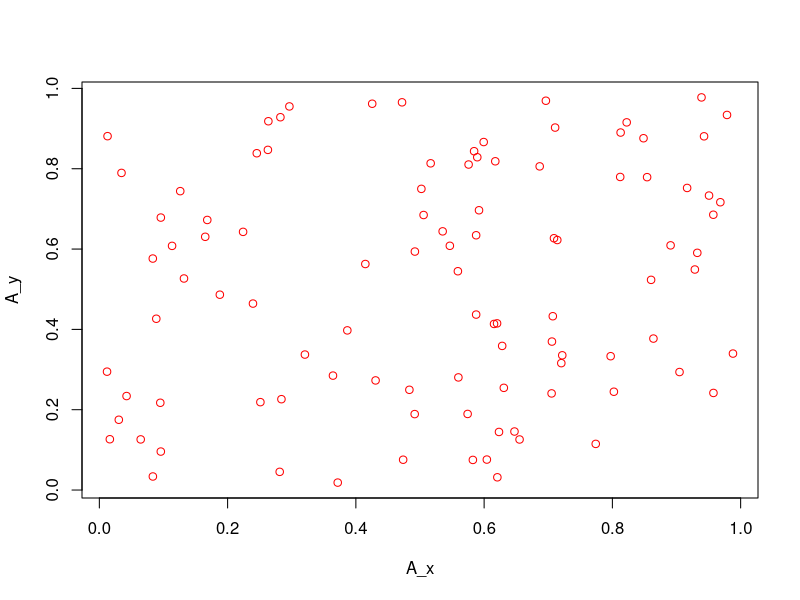
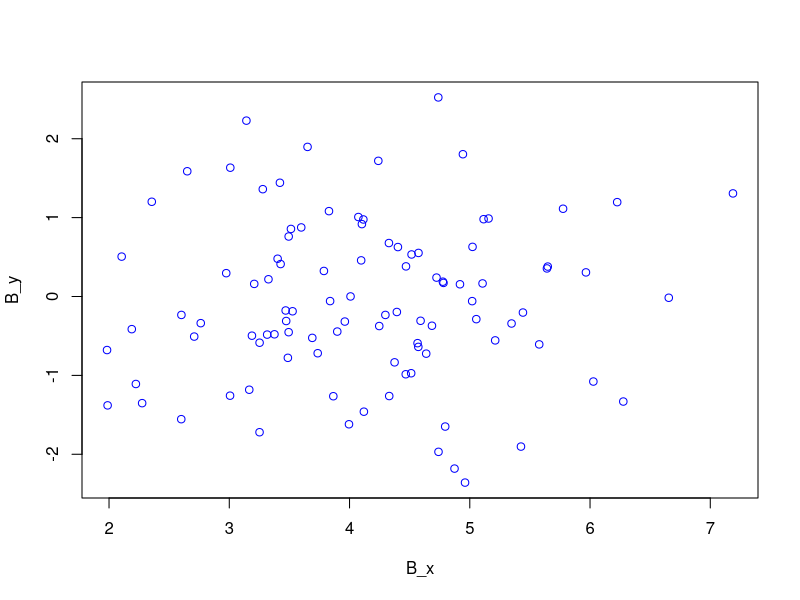
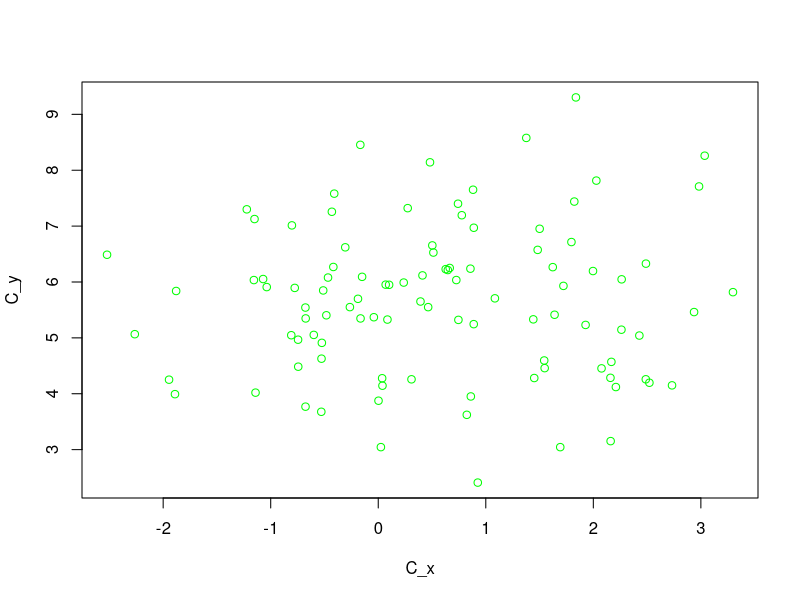
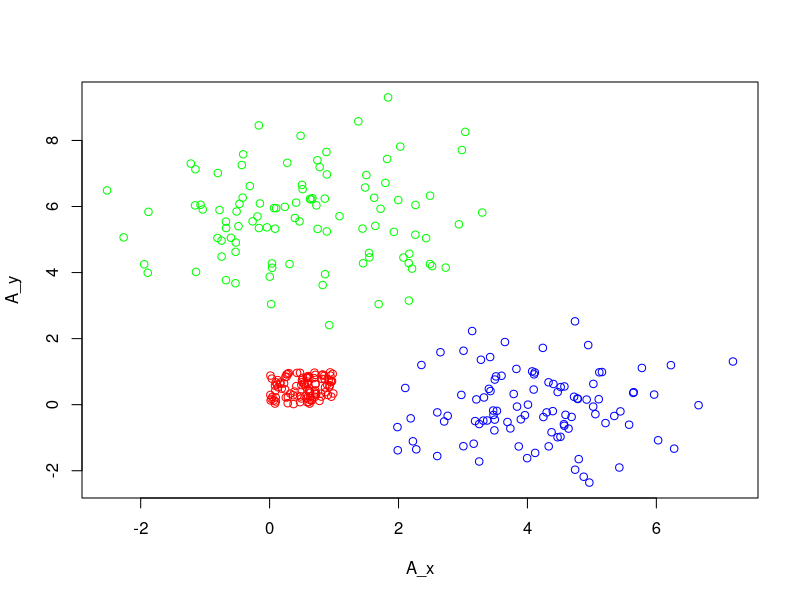
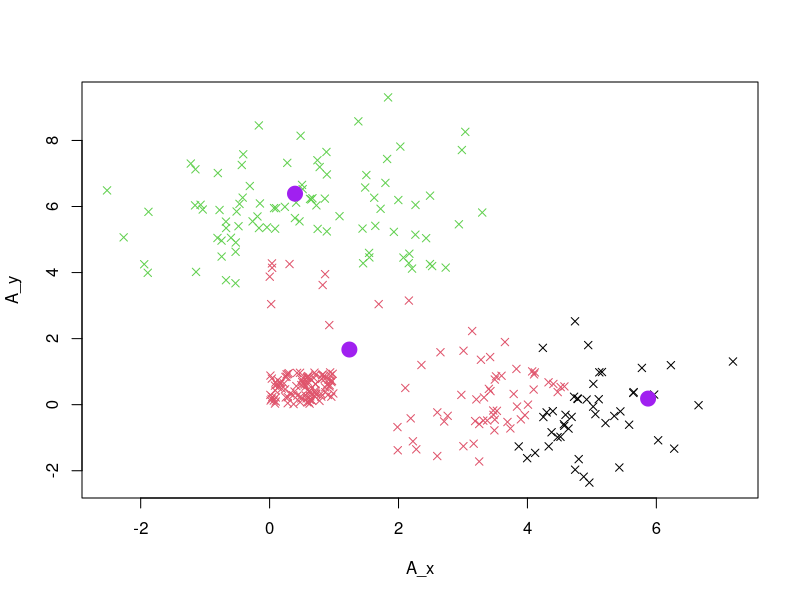

Write R code to recreate these figures, in order. (Note: this script raises an error after producing the figures.)
# TP 3 d'Analyse de Donnée - Romain Duret & Thomas Gattaz

###### EXERCICE 1 : Générer des points du plan (m points), sous la forme d'un tableau ou d'une matrice
###### (matrice à m lignes et 2 colonnes). Les classes pourront être representés par des valeurs binaires
###### Les distances entre classes seront simplement les distances euclidiennes entre les centres des classes.
##### 1 : Génération de nuages de points (m = 300 points, 3 modes de génération)

nombre_point_par_generation = 100
m = nombre_point_par_generation*3

### a : génération de x et y uniformes sur [0;1]

A_x = runif(nombre_point_par_generation, min = 0, max = 1)
A_y = runif(nombre_point_par_generation, min = 0, max = 1)
matrice_A <- cbind(A_x, A_y)
plot(A_x, A_y, col = "red")

### b : génération de x et y gaussiennes (indépendantes) de variance 1 (moyenne de x : 4, y centrée)

# mean = moyenne de la variable. 0 = variable centrée
# sd = écart type. De variance 1 donc on doit mettre la racine carrée de la variance.
B_x = rnorm(nombre_point_par_generation, mean = 4, sd = sqrt(1)) 
B_y = rnorm(nombre_point_par_generation, mean = 0, sd = sqrt(1))
matrice_B <- cbind(B_x, B_y)
plot(B_x, B_y, col = "blue")

### c : génération de x et y gaussiennes (indépendantes) de variance 2 (moyenne de x : 0,5, y de moyenne : 6)

C_x = rnorm(nombre_point_par_generation, mean = 0.5, sd = sqrt(2)) 
C_y = rnorm(nombre_point_par_generation, mean = 6, sd = sqrt(2))
matrice_C <- cbind(C_x, C_y)
plot(C_x, C_y, col = "green")

# Union des 3 groupes en une valeur : 
valeurs <- rbind(matrice_A, matrice_B, matrice_C)
rownames(valeurs)<-c(1:300) #nommage
colors <- matrix(1, nrow = nombre_point_par_generation, ncol = 1)
colors2 <- matrix(2, nrow = nombre_point_par_generation, ncol = 1)
colors3 <- matrix(3, nrow = nombre_point_par_generation, ncol = 1)
Z <- rbind(colors,colors2,colors3)

### On visualisera l'ensemble des points obtenus :
plot(valeurs, col = c("red", "blue", "green")[Z])

###### EXERCICE 2 : Fonction de classification ascendante hiérarchique, où K (nombre de classe final) spécifiée en entrée
###### Sortie : matrice binaire (m lignes, K colonnes) représentant la classification.

###### Gestion des classes faite par matrice carrée C d'ordre ùm, initialement matrice identité, pour laquelle
###### la fusion des classes(i, j) conduit à faire la somme des lignes, remplaçant la ligne i, la ligne j étant mise à 0
###### On calculera pour la nouvelle classe la distance aux autres classes, toutes les distances étant sous forme d'un
###### tableau, qui sera donc également actualisé dans la boucle.

###### Les calculs de moyennes par classe sont calculés pour chaque nouvelle classe. A chaque classe, on associe
###### sa moyenne et son nombre de point. POur l'agrégation des classes, on choisit les classes la distance minimale.

# Fonction de classification ascendante hiérarchique
# Entrée valeurs : tout les points
# Entrée K : nombre de classe finale 
# Entrée m : nombre de points
# Sortie : matrice_binaire de taille (m lignes, K colonnes) représentant la classication
fonction_classification_ascendante_hierarchque = function(valeurs, K, m){
  
  # matrice distance contenant les distance entre tout les points de la matrice
  dist <- as.matrix(dist(valeurs,method="euclidean"))

  #  on enleve les valeurs inutiles : 
  dist[upper.tri(dist)] <- NA 
  diag(dist) <- NA

  # tant que nombre de ligne de dist > nombre de classes
  while(nrow(dist) > K){
    # recherce de la distance minimum :
    
    elim <- which(dist==min(dist,na.rm=T),arr.ind = T)
    
    # et on recupère la position : 
    elim_X <- elim[,1]
    elim_Y <- elim[,2]
    # calcul moyenne :
    moyenne_X <- (valeurs[elim_X,1] + valeurs[elim_Y,1]) / 2
    moyenne_Y <- (valeurs[elim_X,2] + valeurs[elim_Y,2]) / 2
    
    # remplace ligne par moyenne des deux lignes :
    valeurs[elim_X,1] <- moyenne_X
    valeurs[elim_X,2] <- moyenne_Y
    
    # renommage des lignes :
    rownames(valeurs)[elim_X]<-paste(rownames(valeurs)[elim_X],rownames(valeurs)[elim_Y])
    
    # suppression ligne fusionné :
    valeurs <- valeurs[-elim_Y,]
    dist <- dist[-elim_Y,]
    dist <- dist[,-elim_Y] 
    
    # on recaclul la matrice distance : 
    dist <- as.matrix(dist(valeurs,method="euclidean"))
    dist[upper.tri(dist)] <- NA
    diag(dist) <- NA
  }
  
  # retourne la matrice avec les centres des classes 
  return (valeurs)
}

###### EXERCICE 3 : Représentation du nuage de point, coloré en fonction des index des classes.

# Utilisation du code : 
C <- fonction_classification_ascendante_hierarchque(valeurs, 3, m)
print(C)

# Récupération des points dans chaque classe : 
tableau <- rownames(C)
classe1 <- as.numeric(unlist(strsplit(tableau[1]," ")))
classe2 <- as.numeric(unlist(strsplit(tableau[2]," ")))
classe3 <- as.numeric(unlist(strsplit(tableau[3]," ")))

# Regroupement des points avec les classes associées :
classe <- cbind(valeurs, c(0))
for(i in 1:length(classe1)){
  classe[classe1[i],3] <- 1
}
for(i in 1:length(classe2)){
  classe[classe2[i],3] <- 2
}
for(i in 1:length(classe3)){
  classe[classe3[i],3] <- 3
}
C <- cbind(C, c(1,2,3))

# affichage nuages de points avec les centres de classes :
plot(classe, pch=4, col=factor(classe[,3]))
points(C, pch=19, col="purple", bg=factor(C[,3]), cex=2)

######  Vérification avec le programme donné :
D <- dist(matrice, method = "euclidean")
AscHierarchique <- hclust(D, method= "complete")
plot(AscHierarchique, cex = 0.6, hang = -1)
cluster = cutree(AscHierarchique,3)

###### le centre de chaque classe, avec l'intertie relative intra-classe : 
inertie <- sort(AscHierarchique$height, decreasing = TRUE)
plot(inertie[1:20], type = "s", xlab = "Nombre de classes", ylab = "Inertie")
points(c(2, 3, 4), inertie[c(2, 3, 4)], col = c("green", "red", 
                                                 "blue"), cex = 2.5, lwd = 4)

# coloriage du dendrogramme avec les classes choisis :
plot(AscHierarchique, labels = FALSE, main = "Partition en 2, 3 et 4 classes", 
     axes = FALSE, hang = -1)
rect.hclust(AscHierarchique, 2, border = "green")
rect.hclust(AscHierarchique, 3, border = "red")
rect.hclust(AscHierarchique, 4, border = "blue")

# fonction de calcul des barycentres
barycentre2 <- function(dfxy, fac, wt = rep(1, length(fac))){
  f1 <- function(cl) {
    n <- length(cl)
    cl <- as.factor(cl)
    x <- matrix(0, n, length(levels(cl)))
    x[(1:n) + n * (unclass(cl) - 1)] <- 1
    dimnames(x) <- list(names(cl), levels(cl))
    data.frame(x)
  }
  dfdistri <- f1(fac) * wt
  dfdistri <- t(t(dfdistri)/unlist(lapply(dfdistri, sum)))
  coo2 <- t(dfdistri) %*% as.matrix(data.frame(dfxy))
  rownames(coo2) <- levels(fac)
  coo2
}

ba1 <- barycentre2(valeurs, cluster)
print(ba1)

# Distance entre barycentre du nuage de point et le barycentre des classes
# le tout multiplié par le nombre de valeurs : 
db1 <- colSums((t(ba1) - colMeans(valeurs))^2) * table(cluster)

print(db1)
# l'inertie inter (% de l'inertie totale) : 
internie_inter <- sum(db1)/sum((t(valeurs)-colMeans(valeurs))^2)
print(internie_inter)

# l'inertie intra (1 - internie inter) :
internie_intra <- 1 - internie_inter
print(internie_intra)

